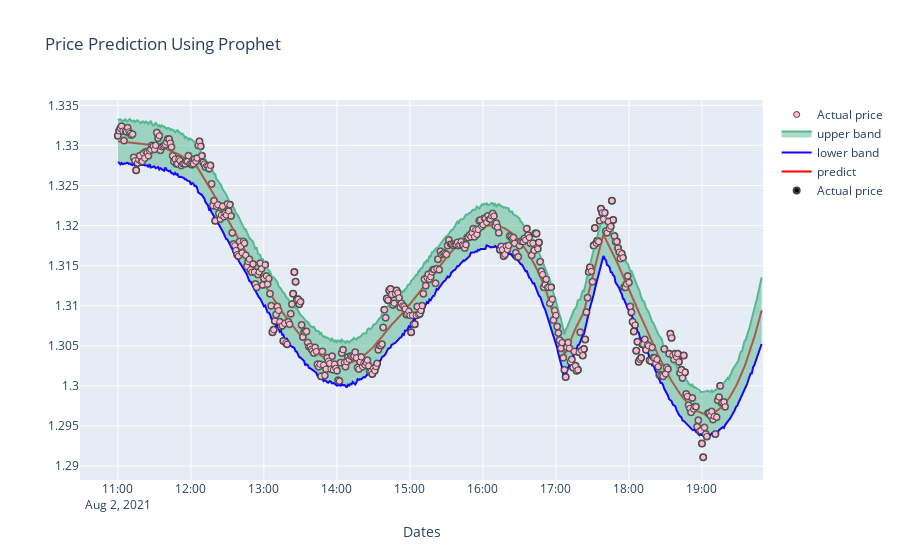

Source (notebook cell):
### Code cell
trace = go.Scatter(
    name = 'Actual price',
    mode = 'markers',
    x = list(fcst['ds']),
    y = list(df['y']),
    marker=dict(
        color='#FFBAD2',
        line=dict(width=1)
    )
)
trace1 = go.Scatter(
    name = 'predict',
    mode = 'lines',
    x = list(fcst['ds']),
    y = list(fcst['yhat']),
    marker=dict(
        color='red',
        line=dict(width=3)
    )
)
upper_band = go.Scatter(
    name = 'upper band',
    mode = 'lines',
    x = list(fcst['ds']),
    y = list(fcst['yhat_upper']),
    line= dict(color='#57b88f'),
    fill = 'tonexty'
)
lower_band = go.Scatter(
    name= 'lower band',
    mode = 'lines',
    x = list(fcst['ds']),
    y = list(fcst['yhat_lower']),
    line= dict(color='#1705ff')
)
tracex = go.Scatter(
    name = 'Actual price',
   mode = 'markers',
   x = list(df1['ds']),
   y = list(df1['y']),
   marker=dict(
      color='black',
      line=dict(width=2)
   )
)
data = [tracex, trace1, lower_band, upper_band, trace]

layout = dict(title='Price Prediction Using Prophet',
             xaxis=dict(title = 'Dates', ticklen=2, zeroline=True))

figure=dict(data=data,layout=layout)
plt.savefig('btc03.png')
py.offline.iplot(figure)

### Figure 1 — Plotly figure (JSON) as saved in the notebook; plotly's stock layout.template omitted (floating-point values rounded to 4 significant figures; data arrays with more than 128 entries replaced by an {"elided": "..."} marker saying what was removed)
{"data": [{"marker": {"color": "black", "line": {"width": 2}}, "mode": "markers", "name": "Actual price", "type": "scatter", "x": {"elided": "500 str values"}, "y": {"elided": "500 float values"}}, {"marker": {"color": "red", "line": {"width": 3}}, "mode": "lines", "name": "predict", "type": "scatter", "x": {"elided": "530 str values"}, "y": {"elided": "530 float values"}}, {"line": {"color": "#1705ff"}, "mode": "lines", "name": "lower band", "type": "scatter", "x": {"elided": "530 str values"}, "y": {"elided": "530 float values"}}, {"fill": "tonexty", "line": {"color": "#57b88f"}, "mode": "lines", "name": "upper band", "type": "scatter", "x": {"elided": "530 str values"}, "y": {"elided": "530 float values"}}, {"marker": {"color": "#FFBAD2", "line": {"width": 1}}, "mode": "markers", "name": "Actual price", "type": "scatter", "x": {"elided": "530 str values"}, "y": {"elided": "500 float values"}}], "layout": {"title": {"text": "Price Prediction Using Prophet"}, "xaxis": {"ticklen": 2, "title": {"text": "Dates"}, "zeroline": true}}}
